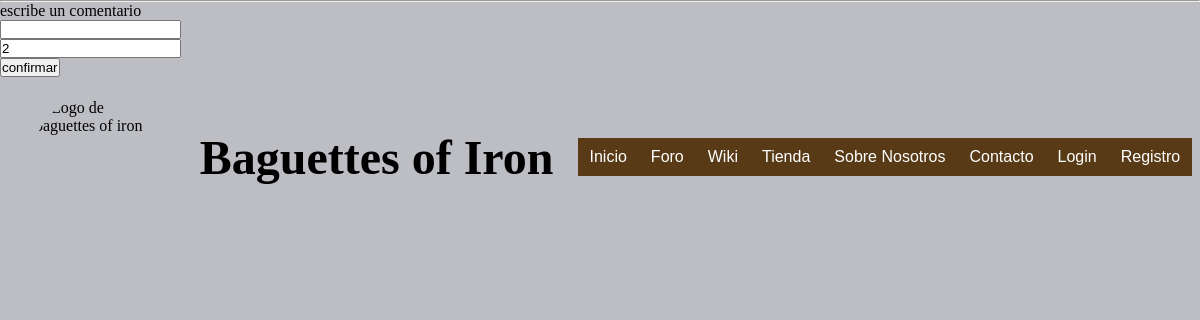
The app's page /discussion.php?id= 2, older data.
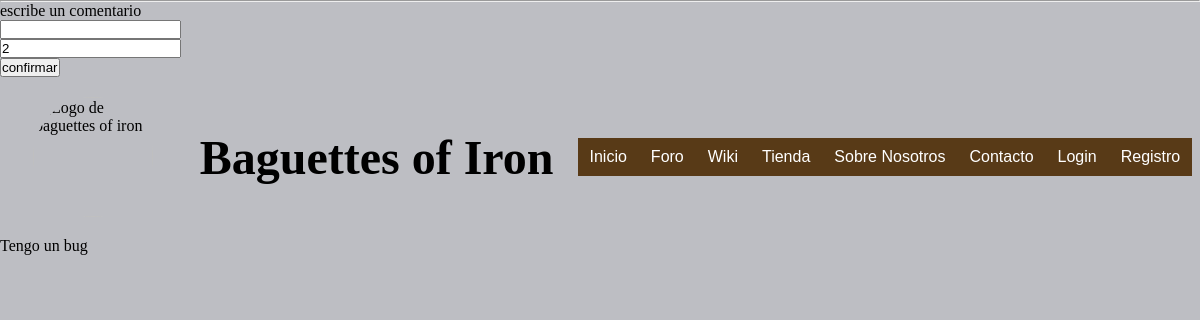
The same page, newer data.
### tables this page shows
CREATE TABLE `comentarios` (
  `id` int(10) NOT NULL,
  `comentario` varchar(500) NOT NULL,
  `fecha` date NOT NULL,
  `id_usuario` int(10) NOT NULL,
  `id_hilo` int(10) NOT NULL
);

### includes/aplicacion.php (called while the page is built, shortened)
<?php
    class Aplicacion
    {
        private static  $instance = null;
        private $conn=null;
        public $datosBD=array();
        public static function getInstance(){
            if(Aplicacion::$instance==null)
                Aplicacion::$instance = new Aplicacion();
            return Aplicacion::$instance;
        }
        public function init($datos){
            $this->datosBD= $datos;
        }
        public function conexionBD(){
            if($this->conn==null){
                $this->conn = new \mysqli($this->datosBD['host'],$this->datosBD['user'],$this->datosBD['pass'],$this->datosBD['bd']);
            }
            return $this->conn;
        }
    }
?>

### includes/comentario.php (the view, shortened to what this page needs)
<?php
	class Comentario{
		function cargacomentario($padre){
			$busqueda = "SELECT * FROM comentarios WHERE id_hilo = '$padre' ";
			$comentarios = Aplicacion::getInstance()->conexionBD()->query($busqueda);
			$retur='';
			while($mensaje = $comentarios->fetch_assoc()){
				$intento=$mensaje['comentario'];
				$retur.=<<<EOS
				<p> $intento </p></br>
				EOS;
			}
			return $retur;
		}
	}
?>

Row changes from the older to the newer data that the page shows:
added comentarios: comentario "Tengo un bug"
